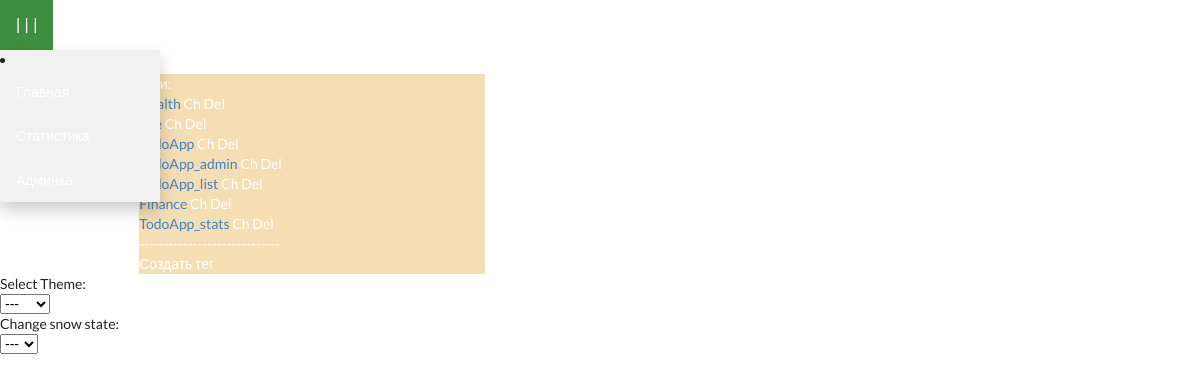
The page /admin on the database its author committed.
### todo/models.py (models this page shows)
class Tag(db.Model):
    id = db.Column(db.Integer, primary_key=True)
    title = db.Column(db.String(100))
    descr = db.Column(db.String(1000))

### todo/routes.py (the view)
@app.get('/admin')
def admin():
    tag_list = Tag.query.all()
    return render_template('todo/admin.html', tag_list=tag_list)

### todo/templates/todo/admin.html (shortened to what this page needs)
{% extends 'todo/layout.html' %}
    {% block content %}
        <div class="dropdown">
            <button class="dropbtn">| | |</button>
                </div>
    <div class="content" style="  display: flex; margin-top: 2%; margin-left: 2%; margin-right: 2%; color: white;">
        <div class="form" style="background-color:wheat;width: 30%;margin-left: 10%; margin-right: 60%;">
            {% block tags %}
            Теги:<br>
            {% for tag in tag_list %}
            <a>{{tag.title}}</a> <a href="/get_tag/{{tag.id}}">Ch</a> <a href="/delete_tag/{{ tag.id }}">Del</a>
            <br>
            {% endfor %}
            {% endblock %}
            -----------------------------<br>
            <a href="#openModal">Создать тег</a><br>
        </div>
    </div>
    Select Theme: <br>
    <form action="/change_theme" method="post">
        <select name="font" onchange="submit()">
            <option value="">---</option>
        </select>
        </form>
    Change snow state: <br>
    <form action="/change_snow_state" method="post">
        <select name="snow_state" onchange="submit()">
            <option value="">---</option>
            </select>
    </form>
    {% endblock content %}

### todo/static/css/style.css (style rules this page uses)
body { font-family: Rubik; transition: background-color 0.3s ease; }
a:link { color: white; text-decoration: underline; cursor: pointer; }
.dropbtn { background-color: #4CAF50; color: white; padding: 16px; font-size: 16px; border: none; }
.dropdown { position: relative; display: inline-block; }

### todo/templates/todo/admin.html (style rules this page uses)
a:link { text-decoration: none; color: white; }

### rows shown on the page
Tag: title "Health"
Tag: title "Life"
Tag: title "TodoApp"
Tag: title "TodoApp_admin"
Tag: title "TodoApp_list"
Tag: title "Finance"
Tag: title "TodoApp_stats"
